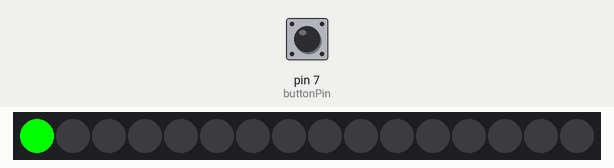
Bench run of a sketch on a simulated Arduino Uno, built with avr-gcc and run on an emulated ATmega328P. Shown: 16 RGB LEDs in strip order, left to right. The test bench sets the inputs (shaded band); at power-on: pin 7 (buttonPin) LOW.

Above: at 1.2 s.
1.3 s: pin 7 (buttonPin) pulled HIGH for 0.15 s
At 2.3 s:
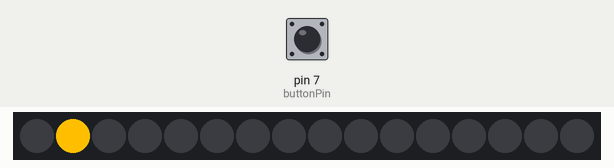
2.9 s: pin 7 (buttonPin) pulled HIGH for 1 s
At 3.5 s:
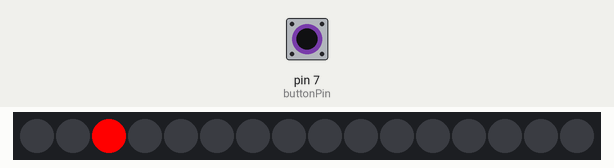
5.4 s: pin 7 (buttonPin) pulled HIGH for 3.2 s
At 6.6 s:
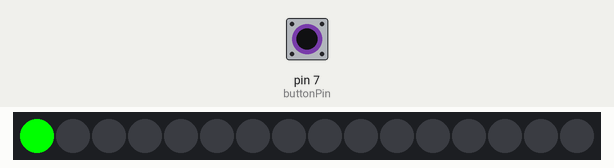
Timing chart, 0 to 8.4 s (numbered marks = the images above; inputs shaded):
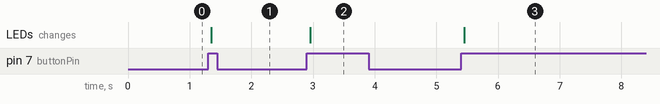

Measured:
- after the input at 1.3 s, the LEDs: change after 0.05 s (image 1)
- after the input at 2.9 s, the LEDs: change after 0.05 s (image 2)
- after the input at 5.4 s, the LEDs: change after 0.05 s (image 3)

The sketch:

basic-neopixel-traffic-lights.ino
```cpp
#include <Adafruit_NeoPixel.h>

#define pixelsPin 6
#define buttonPin 7

const int numberOfPixels = 16;

Adafruit_NeoPixel pixelsStrip(numberOfPixels, pixelsPin, NEO_GRB + NEO_KHZ800);
enum trafficLightMode {
  RED,
  AMBER,
  GREEN
};
trafficLightMode currentMode;
int previousButtonState;
bool buttonPressed;

void setup() {
  currentMode = GREEN;
  previousButtonState = LOW;
  buttonPressed = false;
  pixelsStrip.begin();
}

void loop() {
  int currentButtonState = digitalRead(buttonPin);
  if ((previousButtonState == LOW) && (currentButtonState == HIGH)) {
    buttonPressed = true;
    delay(50);
  }
  // store current button state for next cycle
  previousButtonState = currentButtonState;
  pixelsStrip.clear();
  switch(currentMode) {
    case RED:
    pixelsStrip.setPixelColor(0, pixelsStrip.Color(0, 0, 0));
    pixelsStrip.setPixelColor(1, pixelsStrip.Color(0, 0, 0));
    pixelsStrip.setPixelColor(2, pixelsStrip.Color(255, 0, 0));
    if (buttonPressed) {
      currentMode = GREEN;
      buttonPressed = false;
    }
    break;
    case AMBER:
    pixelsStrip.setPixelColor(0, pixelsStrip.Color(0, 0, 0));
    pixelsStrip.setPixelColor(1, pixelsStrip.Color(255, 191, 0));
    pixelsStrip.setPixelColor(2, pixelsStrip.Color(0, 0, 0));
    if (buttonPressed) {
      currentMode = RED;
      buttonPressed = false;
    }
    break;
    case GREEN:pixelsStrip.setPixelColor(0, pixelsStrip.Color(0, 255, 0));
    pixelsStrip.setPixelColor(1, pixelsStrip.Color(0, 0, 0));
    pixelsStrip.setPixelColor(2, pixelsStrip.Color(0, 0, 0));
    if (buttonPressed) {
      currentMode = AMBER;
      buttonPressed = false;
    }
    break;
  }
  pixelsStrip.show();
}
```
